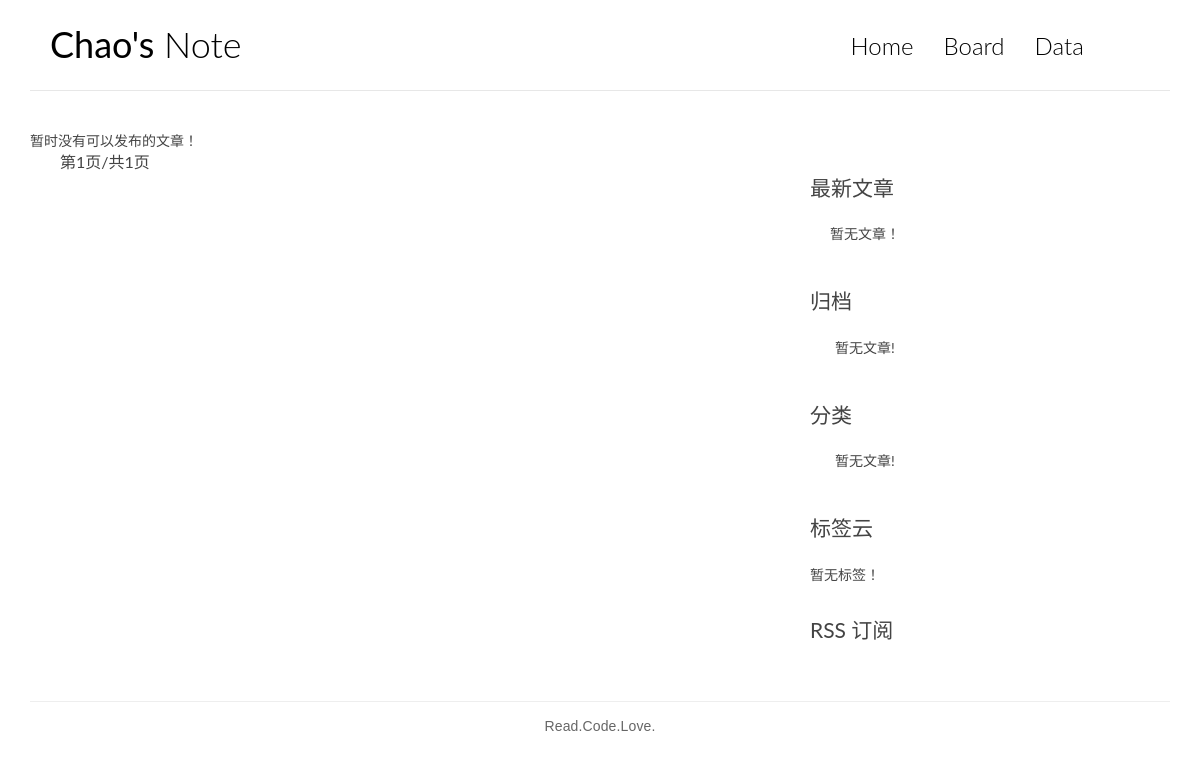
Page /blog/ on the earlier database version.
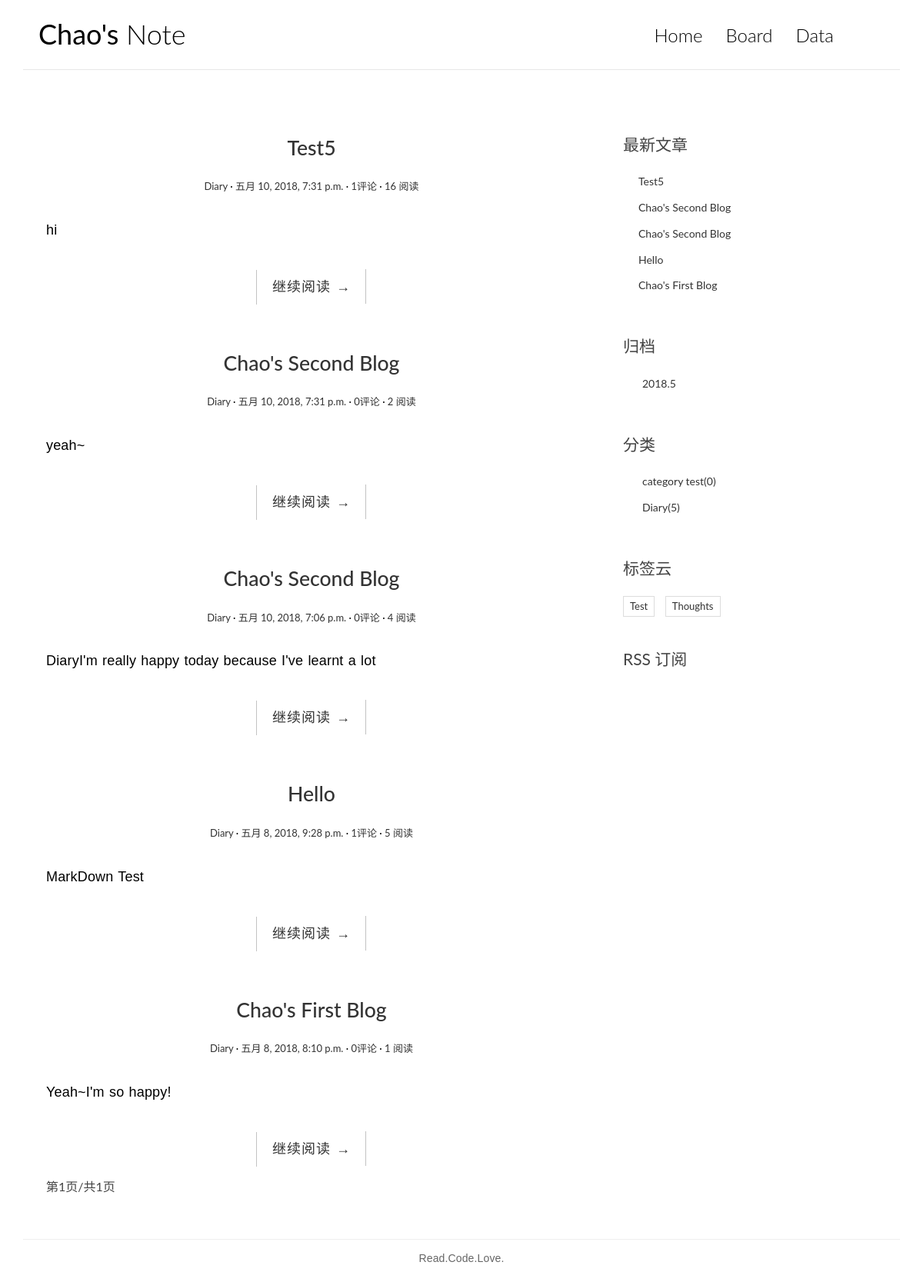
Same page on the later database version.
### myplace/models.py (models this page shows, shortened)
class Post(models.Model):
    title = models.CharField(max_length=70)
    body = models.TextField()
    created_time = models.DateTimeField()
    modified_time = models.DateTimeField()
    excerpt = models.CharField(max_length=200,blank=True)
    category = models.ForeignKey(Category)
    tags=models.ManyToManyField(Tag,blank=True)
    views=models.PositiveIntegerField(default=0)
    def get_absolute_url(self):
        return reverse('myplace:detail', kwargs={'pk': self.pk})

class Category(models.Model):
    name = models.CharField(max_length=100)

class Tag(models.Model):
    name = models.CharField(max_length=100)

### myplace/views.py (the view)
# urls.py: 2. Add a URL to urlpatterns:  url(r'^blog/', include('blog.urls'))
def blog(request):
    post_list = Post.objects.all().order_by('-created_time')
    paginator = Paginator(post_list,5)
    page = request.GET.get('page')
    try:
        posts = paginator.page(page)
    except PageNotAnInteger:
        posts = paginator.page(1)
    except EmptyPage:
        posts = paginator.page(paginator.num_pages)
    return render(request,'blog.html',context={'post_list':posts})

### myplace/templatetags/blog_tags.py (called while the page is built)
@register.simple_tag
def get_recent_posts(num=5):
    return Post.objects.all().order_by('-created_time')[:num]

@register.simple_tag
def archives():
    return Post.objects.dates('created_time', 'month', order='DESC')

@register.simple_tag
def get_categories():
    return Category.objects.all()

@register.simple_tag
def get_tags():
    return Tag.objects.annotate(num_posts=Count('post')).filter(num_posts__gt=0)

### myplace/templates/blog.html (shortened to what the changed rows need)
{% load blog_tags %}
{% load staticfiles %}
<!DOCTYPE html>
<html>
<head>
    <link rel="stylesheet" href="{% static 'css/bootstrap.min.css' %}">
    <link rel="stylesheet" href="http://code.ionicframework.com/ionicons/2.0.1/css/ionicons.min.css">
    <link rel="stylesheet" href="{% static 'css/pace.css' %}">
    <link rel="stylesheet" href="{% static 'css/custom.css' %}">
</head>
<body>
<div class="container">
    <header id="site-header">
        <div class="row">
            <div class="col-md-4 col-sm-5 col-xs-8">
                <div class="logo">
                    <h1><a href="{% url 'myplace:blog' %}"><b>Chao's</b> Note</a></h1>
                </div>
            </div>
        </div>
    </header>
</div>
<div class="content-body">
    <div class="container">
        <div class="row">
            <main class="col-md-8">
            	{% for post in post_list %}
                <article class="post post-{{post.pk}}">
                    <header class="entry-header">
                        <h1 class="entry-title">
                            <a href="{{ post.get_absolute_url }}">{{ post.title }}</a>
                        </h1>
                        <div class="entry-meta">
                            <span class="post-category"><a href="#">{{ post.category.name }}</a></span>
                            <span class="post-date"><a href="#"><time class="entry-date"
                                                                      datetime="2012-11-09T23:15:57+00:00">{{ post.created_time}}</time></a></span>
                            <span class="comments-link"><a href="#">{{ post.comment_set.count }}评论</a></span>
                            <span class="views-count"><a href="#">{{post.views}} 阅读</a></span>
                        </div>
                    </header>
                    <div class="entry-content clearfix">
                        <p>{{ post.excerpt }}</p>
                        <div class="read-more cl-effect-14">
                            <a href="{{ post.get_absolute_url }}" class="more-link">继续阅读 <span class="meta-nav">→</span></a>
                        </div>
                    </div>
                </article>
                {% empty %}
                <div class="no-post">
                	暂时没有可以发布的文章！
                </div>
                {% endfor %}
                <div class="pagination-simple">
                    <span class="current">第{{post_list.number}}页/共{{ post_list.paginator.num_pages }}页</span>
                </div>
            </main>
            <aside class="col-md-4">
                <div class="widget widget-recent-posts">
                    <h3 class="widget-title">最新文章</h3>
                   {% get_recent_posts as recent_post_list %}
                        <ul>
                            {% for post in recent_post_list %}
                         <li>
                            <a href="{{ post.get_absolute_url }}">{{ post.title }}</a>
                         </li>
                    {% empty %}
                     暂无文章！
                     {% endfor %}
                         </ul>
                </div>
                <div class="widget widget-archives">
                    <h3 class="widget-title">归档</h3>
                    {% archives as archives %}
                    <ul>
                        {% for archives in archives %}
                        <li>
                            <a href="{% url 'myplace:archives' archives.year archives.month %}">{{archives.year}}.{{archives.month}}</a>
                        </li>
                        {% empty %}
                        暂无文章!
                        {% endfor %}
                    </ul>
                </div>
                <div class="widget widget-category">
                    <h3 class="widget-title">分类</h3>
                    {% get_categories as categories %}
                    <ul>
                        {% for category in categories %}
                        <li>
                            <a href="{% url 'myplace:category' category.pk %}">{{category.name}}<span class="post-count">({{category.post_set.count}})</span></a>
                        </li>
                        {% empty %}
                        暂无文章!
                        {% endfor %}
                    </ul>
                </div>
                <div class="widget widget-tag-cloud">
                    <h3 class="widget-title">标签云</h3>
                    {% get_tags as tag_list %}
                    <ul>
                        {% for tag in tag_list %}
                        <li>
                            <a href="{% url 'myplace:tag' tag.pk %}">{{ tag.name }}</a>
                        </li>
                        {% empty %}
                        暂无标签！
                        {% endfor %}
                    </ul>
                </div>
            </aside>
        </div>
    </div>
</div>
</body>
</html>

Differences in the rows shown:
added Post: title "Test5", category.name "Diary", created_time "五月 10, 2018, 7:31 p.m.", comment_set.count "1", views "16", excerpt "hi"
added Post: title "Chao's Second Blog", category.name "Diary", created_time "五月 10, 2018, 7:31 p.m.", comment_set.count "0", views "2", excerpt "yeah~"
added Post: title "Chao's Second Blog", category.name "Diary", created_time "五月 10, 2018, 7:06 p.m.", comment_set.count "0", views "4", excerpt "DiaryI'm really happy today because I've learnt a lot"
added Post: title "Hello", category.name "Diary", created_time "五月 8, 2018, 9:28 p.m.", comment_set.count "1", views "5", excerpt "MarkDown Test"
added Post: title "Chao's First Blog", category.name "Diary", created_time "五月 8, 2018, 8:10 p.m.", comment_set.count "0", views "1", excerpt "Yeah~I'm so happy!"
added Category: name "category test", post_set.count "0"
added Category: name "Diary", post_set.count "5"
added Tag: name "Test"
added Tag: name "Thoughts"
Other differences:
new list line: "2018 . 5"
text no longer shown: "暂时没有可以发布的文章！ 暂无文章！ 暂无文章! 暂无文章! 暂无标签！"
